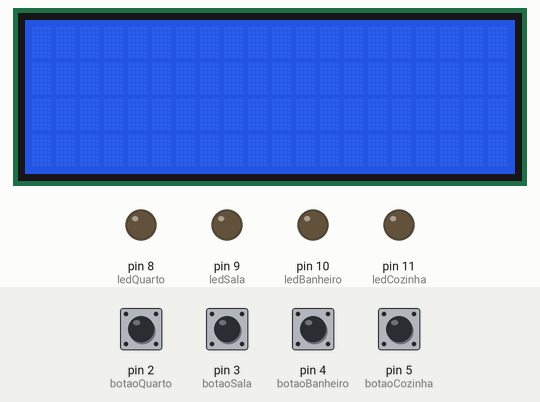
A sketch run on a simulated Arduino Uno, built with avr-gcc and run on an emulated ATmega328P. Shown: 20×4 character LCD, output pins drawn as LEDs (lit = HIGH). The inputs (shaded band) are chosen by the test bench; at power-on: pin 2 (botaoQuarto), pin 3 (botaoSala), pin 4 (botaoBanheiro), pin 5 (botaoCozinha) HIGH.

Above: at 1.2 s.
1.3 s: pin 2 (botaoQuarto) pulled LOW for 0.15 s
At 2.7 s:
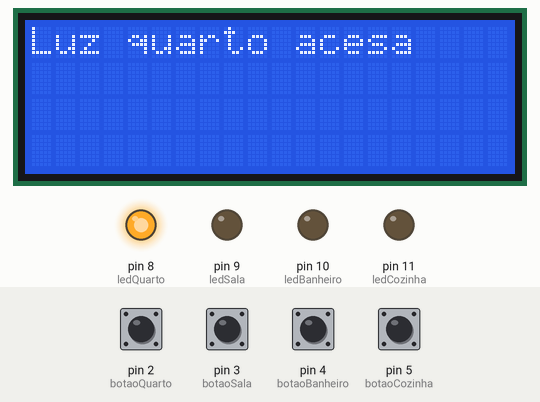
3.0 s: pin 3 (botaoSala) pulled LOW for 0.15 s
At 4.2 s:
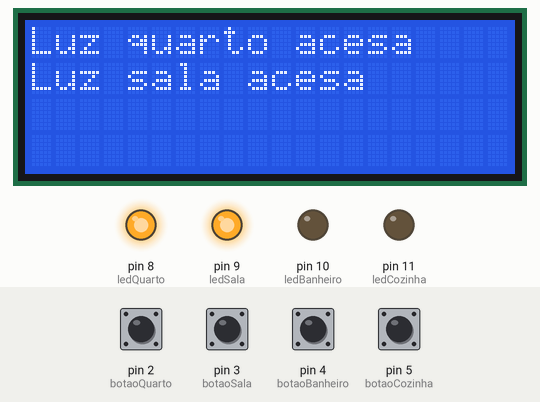
4.7 s: pin 4 (botaoBanheiro) pulled LOW for 0.15 s
At 6.1 s:
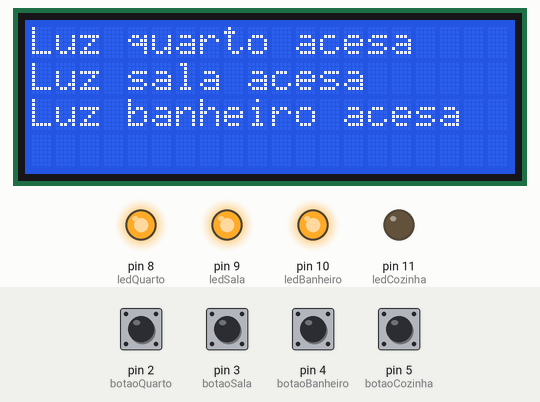
6.4 s: pin 5 (botaoCozinha) pulled LOW for 0.15 s
At 7.3 s:
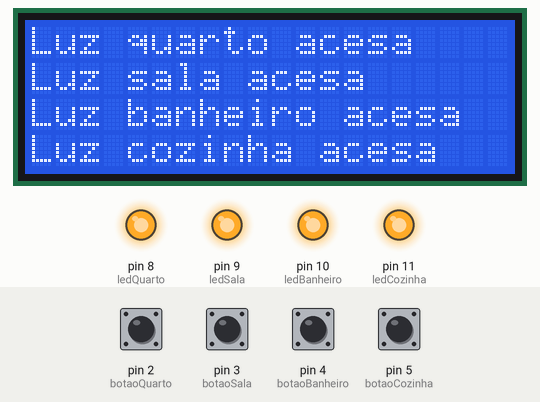
8.2 s: pin 2 (botaoQuarto) pulled LOW for 1 s
At 10.1 s:
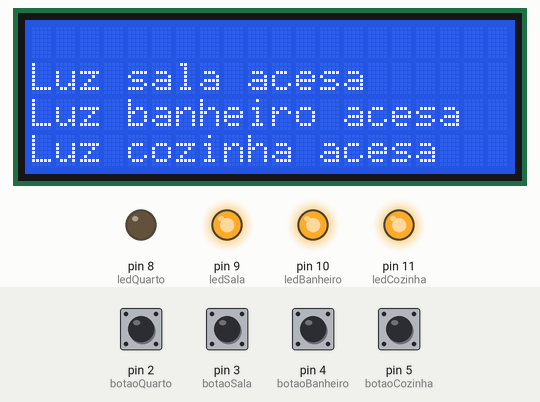
10.8 s: pin 3 (botaoSala) pulled LOW for 1 s
At 13.1 s:
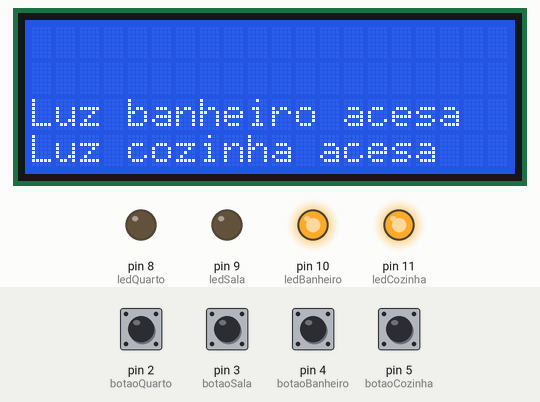
Timing chart, 0 to 14.4 s (numbered marks = the images above; inputs shaded):
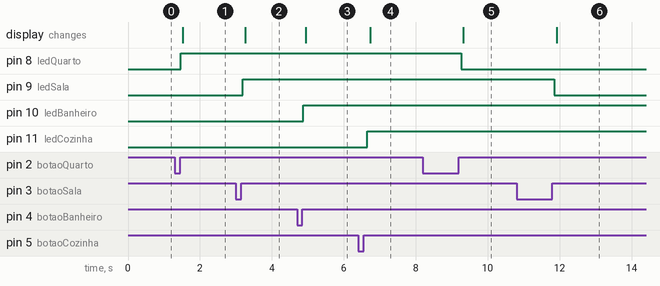

Measured:
- after the input at 1.3 s, pin 8 (ledQuarto): LOW → HIGH after 0.16 s; the display: changes after 0.22 s (image 1)
- after the input at 3.0 s, pin 9 (ledSala): LOW → HIGH after 0.19 s; the display: changes after 0.25 s (image 2)
- after the input at 4.7 s, pin 10 (ledBanheiro): LOW → HIGH after 0.17 s; the display: changes after 0.24 s (image 3)
- after the input at 6.4 s, pin 11 (ledCozinha): LOW → HIGH after 0.26 s; the display: changes after 0.33 s (image 4)
- after the input at 8.2 s, pin 8 (ledQuarto): HIGH → LOW after 1.1 s; the display: changes after 1.1 s (image 5)
- after the input at 10.8 s, pin 9 (ledSala): HIGH → LOW after 1.1 s; the display: changes after 1.1 s (image 6)

The sketch:

sketch_nov24a.ino
```cpp
#include <LiquidCrystal_I2C.h>
LiquidCrystal_I2C lcd(0x27, 20, 4);

String inputSerial = "";

const byte botaoQuarto = 2;
const byte ledQuarto = 8;
byte valorBotaoQuarto;
byte valorBotaoQuartoAnterior;
boolean ledQuartoLigado = true;

const byte botaoSala = 3;
const byte ledSala = 9;
byte valorBotaoSala;
byte valorBotaoSalaAnterior;
boolean ledSalaLigado = true;

const byte botaoBanheiro = 4;
const byte ledBanheiro = 10;
byte valorBotaoBanheiro;
byte valorBotaoBanheiroAnterior;
boolean ledBanheiroLigado = true;

const byte botaoCozinha = 5;
const byte ledCozinha = 11;
byte valorBotaoCozinha;
byte valorBotaoCozinhaAnterior;
boolean ledCozinhaLigado = true;

void setup() {

  Serial.begin(9600);

  lcd.init();
  lcd.setBacklight(HIGH);

  pinMode(botaoQuarto, INPUT_PULLUP);
  pinMode(ledQuarto, OUTPUT);

  pinMode(botaoSala, INPUT_PULLUP);
  pinMode(ledSala, OUTPUT);

  pinMode(botaoBanheiro, INPUT_PULLUP);
  pinMode(ledBanheiro, OUTPUT);

  pinMode(botaoCozinha, INPUT_PULLUP);
  pinMode(ledCozinha, OUTPUT);
}
void loop() {

  if (Serial.available() > 0) {
    inputSerial = Serial.readString();
    Serial.print("O QUE ESCREVERAM " + inputSerial);


    if (inputSerial == "porta") {
      digitalWrite(ledQuarto, HIGH);
    } else if (inputSerial == "porta quebrada") {
      digitalWrite(ledQuarto, LOW);
    }

     if (inputSerial == "pasta") {
      digitalWrite(ledSala, HIGH);
    } else if (inputSerial == "pasta de amendoim") {
      digitalWrite(ledSala, LOW);
    }

     if (inputSerial == "lasanha") {
      digitalWrite(ledCozinha, HIGH);
    } else if (inputSerial == "lasanha queimada") {
      digitalWrite(ledCozinha, LOW);
    }

     if (inputSerial == "frutas") {
      digitalWrite(ledBanheiro, HIGH);
    } else if (inputSerial == "frutas estragada") {
      digitalWrite(ledBanheiro, LOW);
    }
  }

  valorBotaoQuarto = digitalRead(botaoQuarto);
  if (valorBotaoQuarto != valorBotaoQuartoAnterior) {
    if (valorBotaoQuarto) {
      ledQuartoLigado = !ledQuartoLigado;
      digitalWrite(ledQuarto, ledQuartoLigado);
    }
  }
  valorBotaoQuartoAnterior = valorBotaoQuarto;
  delay(10);

  valorBotaoSala = digitalRead(botaoSala);
  if (valorBotaoSala != valorBotaoSalaAnterior) {
    if (valorBotaoSala) {
      ledSalaLigado = !ledSalaLigado;
      digitalWrite(ledSala, ledSalaLigado);
    }
  }
  valorBotaoSalaAnterior = valorBotaoSala;
  delay(10);

  valorBotaoBanheiro = digitalRead(botaoBanheiro);
  if (valorBotaoBanheiro != valorBotaoBanheiroAnterior) {
    if (valorBotaoBanheiro) {
      ledBanheiroLigado = !ledBanheiroLigado;
      digitalWrite(ledBanheiro, ledBanheiroLigado);
    }
  }
  valorBotaoBanheiroAnterior = valorBotaoBanheiro;
  delay(10);

  valorBotaoCozinha = digitalRead(botaoCozinha);
  if (valorBotaoCozinha != valorBotaoCozinhaAnterior) {
    if (valorBotaoCozinha) {
      ledCozinhaLigado = !ledCozinhaLigado;
      digitalWrite(ledCozinha, ledCozinhaLigado);
    }
  }
  valorBotaoCozinhaAnterior = valorBotaoCozinha;
  delay(10);


  if (ledQuartoLigado == true) {
    lcd.setCursor(0, 0);
    lcd.print("Luz quarto acesa  ");
  } else if (ledQuartoLigado == false) {
    lcd.setCursor(0, 0);
    lcd.print("                    ");
  }

  if (ledSalaLigado == true) {
    lcd.setCursor(0, 1);
    lcd.print("Luz sala acesa  ");
  } else if (ledSalaLigado == false) {
    lcd.setCursor(0, 1);
    lcd.print("                    ");
  }

  if (ledBanheiroLigado == true) {
    lcd.setCursor(0, 2);
    lcd.print("Luz banheiro acesa  ");
  } else if (ledBanheiroLigado == false) {
    lcd.setCursor(0, 2);
    lcd.print("                    ");
  }

  if (ledCozinhaLigado == true) {
    lcd.setCursor(0, 3);
    lcd.print("Luz cozinha acesa  ");
  } else if (ledCozinhaLigado == false) {
    lcd.setCursor(0, 3);
    lcd.print("                    ");
  }
}
```
